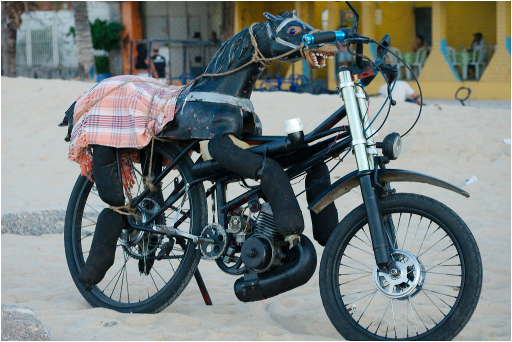
#> input picture Lab_7/cavalo_motorizado.jpg, 512 x 342 px
$ jupyter execute --allow-errors Lab_07.ipynb
#> lines starting #> are read from the running program, lines starting #| are printed output that depends on the picture
# Universidad de Monterrey

## División de Ingenierías

### Lab - Robotics

Lab 7: Spatial Filtering

Authors: Laura Morales, Miguel Benavides

### Table of contents
* [Introduction](#introduction)
* [Procedure](#procedure)
    * [Fundamentals of Spatial Filtering](#spatialfiltering)
    * [Spatial Correlation and Convolution](#correlation)
    * [Smoothing Spatial Filters](#spatialfilters)
        * [Blur](#blur)
        * [Gaussian Blur](#gaussianblur)
        * [Median Blur](#medianblur)
* [Conclusions](#conclusions)
* [Bibliography](#bibliography)


### Introduction <a name="introduction"></a>

The following lab consists of a series of codes that will help us understand and practice the subjects of image processing, image enhacement, and spatial filtering. We will learn how to use the following methods from the Open CV library:

* `cv2.filter2D()`
* `cv2.flip()`
* `cv2.blur()`
* `cv2.GaussianBlur()`
* `cv2.medianBlur()`

### Procedure <a name="procedure"></a>

For this practice, as well as the previous ones, the following tools are required:

* Raspberry Pi with WiFi connection capabilities
* Jupyter Notebook
* Python >= 3.5.2
* OpenCV 3.2
* Git
* GitHub account
* Markdown editor (recommended: ReText 5.3.1)

The base codes for each of the practices were provided by the instructor but the authors of this report also contributed to the program in order to accomplish the desired objective.

### Fundamentals of Spatial Filtering <a name="spatialfiltering"></a>

A spatial filter is an optical device which uses the principles of Fourier optics to alter the structure of a beam of light or other electromagnetic radiation, typically coherent laser light. Spatial filtering is commonly used to "clean up" the output of lasers, removing aberrations in the beam due to imperfect, dirty, or damaged optics, or due to variations in the laser gain medium itself.

Therefore, spatial filtering on image processing is a technique for modifying or enhancing an image which consists of moving the origin of the neighborhood from pixel to pixel and applying an operator T to the pixels in the neighborhood to yield the output at that location.

The following code is a basic example demostrating the difference between correlation and convolution.

[cell 1]
"""
	convolve_f_with_w.py

	This code demonstrates the correct funcionality of
	convolution and correlation bia a simple example
	of an array f and a kernel w
	author: Miguel Benavides, Laura Morales
	date created: 23 Marz 2018
	universidad de monterrey
"""

# import required libraries
import numpy as np
import matplotlib.pyplot as plt
import cv2

# define function `f`
f = np.array([[0, 0, 0, 0, 0],
              [0, 0, 0, 0, 0],
	      [0, 0, 1, 0, 0],
              [0, 0, 0, 0, 0],
	      [0, 0, 0, 0, 0]], np.float32)

# define a 5x5 kernel
kernel = np.array([[1, 2, 3],
                   [4, 5, 6],
                   [7, 8, 9]], np.float32)

# compute correlation
correlation = cv2.filter2D(f, -1, kernel)

# re-rotate the kernel `w` by 180 deg using cv2.flip()
kernel_rotated = cv2.flip(kernel, -1)

# conpute convolution
convolution = cv2.filter2D(f, -1, kernel_rotated)

# display correlation values
print('\nCorrelation:\n', correlation)

# display convolution values
print('\nConvolution:\n', convolution)

### Spatial Correlation and Convolution <a name="correlation"></a>

As seen above, the other two terms that we learned are from this lab are: correlation and convolution. Correlation is a statistical technique that can show whether and how strongly pairs of variables are related, which translated to image processing means that it is a process that compares a filter over the original image and computes the sum of products at each location. Convolution, on the other hand, is the combination of two original functions, but in this case, the mechanics are pretty much the same, except that that the filter is first rotated by 180 deg, which is done by the `cv2.flip()` method.

The following code shows and explains the use of the 180 degrees flipped array.

[cell 2]
"""
	convolve_image_with_kernel.py

	This code correlates and convolves an image
	with a 5x5 kernel of ones, making a blurred image as a result.
	cv2.flip() = this function flips an array (an image is
	also an array of pixel intensity values) by the means of
	0 being horizontal flip, 1 being vertical flip, and
	-1 being on both axis.
	cv2.filter2D() = this function convolves an image with
	the kernel, the first parameter src is the image or input
	array, the second parameter dst is the output image
	or output array (this one has a parameter ddepth to be
	specified, in our case we want the output image to be the same
	depth as the RGB input image so we use -1), and the last
	parameter kernel which is the convolution kernel.
	As this code smooths the image by replacing the center
	pixel with the average of its neightborhoood pixels (in a
	5x5 array), replacing the center pixel with a 1x1 array
	average will result in the same image as the input.
	Changing the kernel size will result on a different level
	of blurriness. If the kernel is small, the image will blurr
	a little, and viceversa.
	The weighted average filter is not as heavy on hard edges,
	as the average of the image is severely affected by the
	center pixel, and soft edges will be blurred more if it is
	surrounded by hard edges.
	author: Miguel Benavides, Laura Morales
	date created: 23 Marz 2018
	universidad de monterrey
"""

# import required libraries
import numpy as np
import matplotlib.pyplot as plt
import cv2

# read image
img_name = 'cavalo_motorizado.jpg'
img = cv2.imread(img_name)
#> img is the input picture: shape (342, 512, 3); mean B, G, R 123.2, 125, 117.4

# verify that image `img` exist
if img is None:
	print('ERROR: image ', img_name, 'could not be read')
	exit()

# define a 5x5 kernel
# kernel = np.ones((31,31), np.float32)/961
kernel = np.array([[1, 2, 1],
                   [2, 4, 2],
                   [1, 2, 1]], np.float32)/16

dst_correlation = cv2.filter2D(img, -1, kernel)
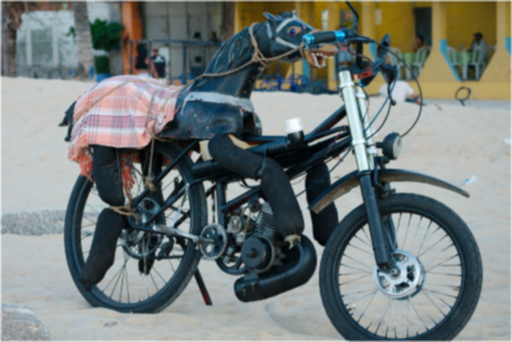
#> dst_correlation: shape (342, 512, 3); mean B, G, R 122.9, 124.8, 117.1

# rotate kernel
kernel_rotated = cv2.flip(kernel, -1)
dst_convolution = cv2.filter2D(img, -1, kernel_rotated)

# plot input and convolved images
plt.figure(1)
plt.imshow(img)
plt.title('Input image')
plt.xticks([])
plt.yticks([])

plt.figure(2)
plt.imshow(dst_correlation)
plt.title('Output image using a 5x5 averaging filter (correlation)')
plt.xticks([])
plt.yticks([])

plt.figure(3)
plt.imshow(dst_convolution)
plt.title('Output image using a 5x5 averaging filter (convolution)')
plt.xticks([])
plt.yticks([])

plt.show()

### Smoothing Spatial Filters <a name="spatialfilters"></a>

In this section, we will use the methods:
* `cv2.blur()`
* `cv2.GaussianBlur()`
* `cv2.medianBlur()`

In order to complete what is requested, each code is commented and has it's explanation.

### Blur <a name="blur"></a>

[cell 3]
"""
	blur_image.py

	In this code we are using cv2.blur(src, ksize) to create
	the same effect as last codes, but with a simpler
	method, the parameters we will use are the image
	input, and the blurring kernel size. The kernel
	will be convoluted to the image and will apply
	its average to each pixel in the image to create
	a blur effect.
	author: Miguel Benavides, Laura Morales
	date created: 26 Marz 2018
	universidad de monterrey
"""

# import required libraries
import numpy as np
import matplotlib.pyplot as plt
import cv2

# read image
img_name = 'cavalo_motorizado.jpg'
img = cv2.imread(img_name)

# verify that image `img` exist
if img is None:
	print('ERROR: image ', img_name, 'could not be read')
	exit()

# blur image using `cv2.blur()`
kernel_size = (11,11)
blurred_image = cv2.blur(img, kernel_size)
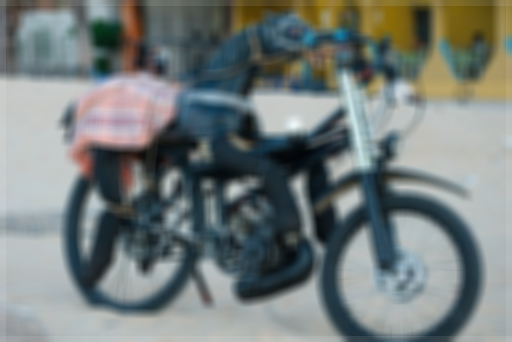
#> blurred_image: shape (342, 512, 3); mean B, G, R 122.7, 124.5, 116.9

# plot input and blurred images
plt.figure(1)
plt.imshow(img)
plt.title('Input image')
plt.xticks([])
plt.yticks([])

plt.figure(2)
plt.imshow(blurred_image)
plt.title('Output image using cv2.blur(%i,%i)' % (kernel_size[0], kernel_size[1]))
plt.xticks([])
plt.yticks([])

plt.show()

### Gaussian Blur <a name="gaussianblur"></a>

[cell 4]
"""
	gaussian_blur_image.py

	This code will use the function gaussianblur(src, ksize, sigmaX)
	to blur an image with an intesity of the gaussan kernel, which
	is affected by an equation where the sigma affects the blurriness.
	When only the x sigma is specified, the y sigma is given the same
	value. Same parameters apply as in blur() except the sigma. If both
	sigmas are zeros, they are computed from ksize.width and ksize.heigh.
	author: Miguel Benavides, Laura Morales
	date created: 26 Marz 2018
	universidad de monterrey
"""

# import required libraries
import numpy as np
import matplotlib.pyplot as plt
import cv2

# read image
img_name = 'cavalo_motorizado.jpg'
img = cv2.imread(img_name)

# verify that image `img` exist
if img is None:
	print('ERROR: image ', img_name, 'could not be read')
	exit()

# blur image using `cv2.blur()`
kernel_size = (11,11)
blurred_image = cv2.GaussianBlur(img, kernel_size, 0)
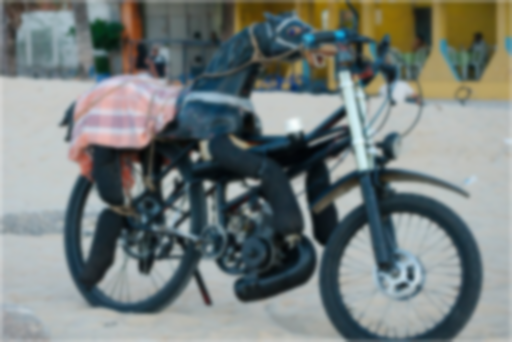
#> blurred_image: shape (342, 512, 3); mean B, G, R 122.7, 124.6, 116.9

# plot input and blurred images
plt.figure(1)
plt.imshow(img)
plt.title('Input image')
plt.xticks([])
plt.yticks([])

plt.figure(2)
plt.imshow(blurred_image)
plt.title('Output image using cv2.blur(%i,%i)' % (kernel_size[0], kernel_size[1]))
plt.xticks([])
plt.yticks([])

plt.show()

### Median Blur <a name="medianblur"></a>

[cell 5]
"""
	median_filter_for_noise_removal.py

	This code filters the noise by applying a median
	filter, where the median value of a given amunt of
	neighbouring pixels is placed on the center pixel,
	this cancels out the spike value of a green or red
	pixel. If the variable 'amount' is increased, the
	amount of noise dots is increased and vicecersa, the
	same goes for the variable ksize, 1 would leave the
	image unaffected, and 5 would filter the image more
	intensely than 3, be aware that only uneven numbers
	are accepted.
	author: Miguel Benavides, Laura Morales
	date created: 26 Marz 2018
	universidad de monterrey
"""

# import required libraries
import numpy as np
import matplotlib.pyplot as plt
import cv2

# read image
img_name = 'cavalo_motorizado.jpg'
img = cv2.imread(img_name)

# verify that image `img` exist
if img is None:
	print('ERROR: image ', img_name, 'could not be read')
	exit()

# define level of salt & pepper noise
s_vs_p = 0.2
amount = 0.15								# <--- change this value

# create a copy of input image
out = img.copy()

# Generate Salt '1' noise
num_salt = np.ceil(amount * img.size * s_vs_p)
#> num_salt = 15760
coords = [np.random.randint(0, i - 1, int(num_salt)) for i in img.shape]
#> (the rest of this cell did not finish here and is left out)
